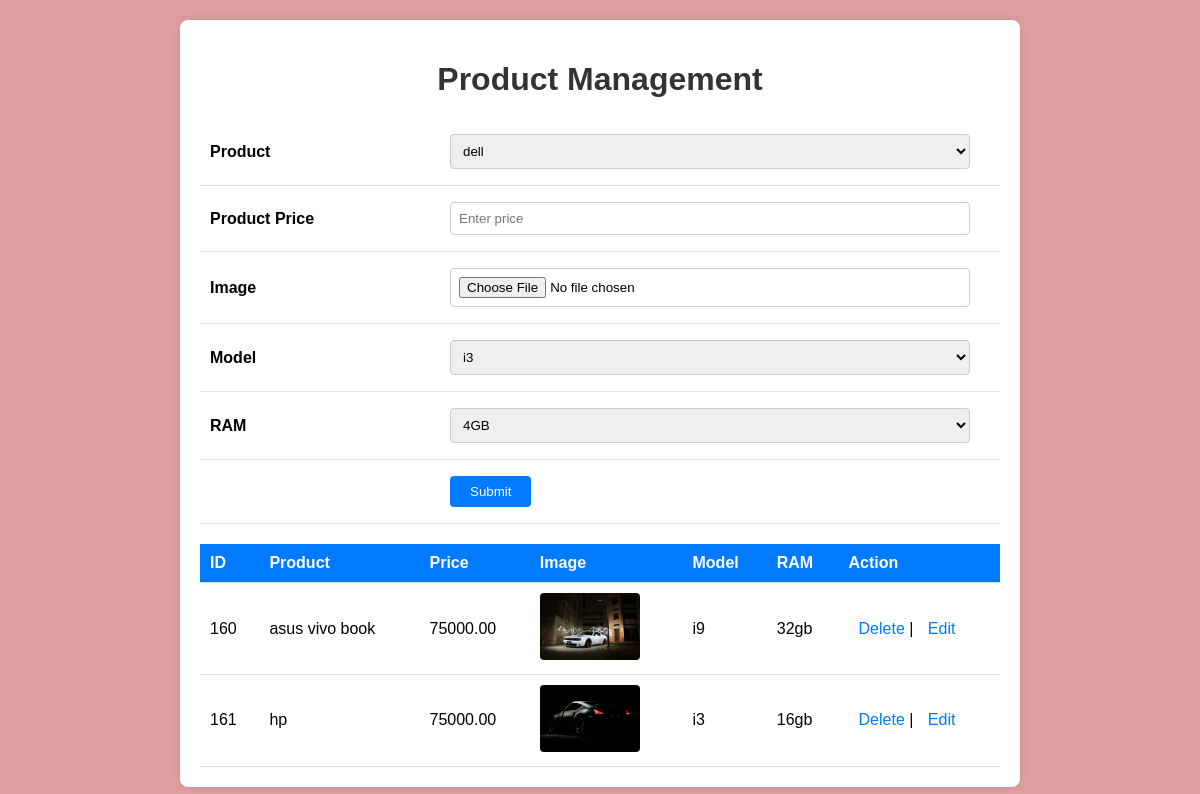
The page / on the database its author committed.
### myapp/models.py (models this page shows)
class ProductSubCat(models.Model):
    product = models.ForeignKey(ProductMst, on_delete=models.CASCADE)
    product_price = models.DecimalField(max_digits=10, decimal_places=2)
    product_image = models.ImageField(upload_to='image',default='test')
    product_model = models.CharField(max_length=255)
    product_ram = models.CharField(max_length=255)

class ProductMst(models.Model):
    product_name = models.CharField(max_length=255)
    def __str__(self) -> str:
        return self.product_name

### myapp/views.py (the view, shortened to what this page needs)
# urls.py: path("",index,name="index"),
def index(request):
    product = ProductMst.objects.all()
    subproduct = ProductSubCat.objects.all()
    return render(request, 'index.html', {'product': product, 'productsub': subproduct})

### templates/index.html (shortened to what this page needs)
 <!DOCTYPE html>
<html lang="en">
<head>
</head>
<body>
    <div class="container">
        <h1>Product Management</h1>
        <form action="" method="post" enctype="multipart/form-data">
            <table>
                <tr>
                    <td><label for="product">Product</label></td>
                    <td>
                        <select name="product" id="product">
                            {% for product_name in product %}
                                <option value="{{ product_name.product_name }}">{{ product_name.product_name }}</option>
                            {% endfor %}
                        </select>
                    </td>
                </tr>
                <tr>
                    <td><label for="price">Product Price</label></td>
                    <td><input type="text" id="price" name="price" placeholder="Enter price"></td>
                </tr>
                <tr>
                    <td><label for="img">Image</label></td>
                    <td><input type="file" id="img" name="img"></td>
                </tr>
                <tr>
                    <td><label for="model">Model</label></td>
                    <td>
                        <select name="model" id="model">
                            <option value="i3">i3</option>
                        </select>
                    </td>
                </tr>
                <tr>
                    <td><label for="ram">RAM</label></td>
                    <td>
                        <select name="ram" id="ram">
                            <option value="4gb">4GB</option>
                        </select>
                    </td>
                </tr>
                <tr>
                    <td></td>
                    <td><input type="submit" value="Submit"></td>
                </tr>
            </table>
        </form>
        <table class="data-table">
            <thead>
                <tr>
                    <th>ID</th>
                    <th>Product</th>
                    <th>Price</th>
                    <th>Image</th>
                    <th>Model</th>
                    <th>RAM</th>
                    <th>Action</th>
                </tr>
            </thead>
            <tbody>
                {% for item in productsub %}
                    <tr>
                        <td>{{ item.id }}</td>
                        <td>{{ item.product }}</td>
                        <td>{{ item.product_price }}</td>
                        <td><img src="/media/{{ item.product_image }}" alt="{{ item.product }}"></td>
                        <td>{{ item.product_model }}</td>
                        <td>{{ item.product_ram }}</td>
                        <td><a href="delete/{{ item.id }}">Delete</a> | <a href="edit/{{ item.id }}">Edit</a></td>
                    </tr>
                {% endfor %}
            </tbody>
        </table>
    </div>
</body>
</html>

### templates/index.html (style rules this page uses)
body { font-family: Arial, sans-serif; margin: 0; padding: 0; background-color: #df9f9f; }
.container { max-width: 800px; margin: 20px auto; padding: 20px; background-color: #fff; border-radius: 8px; box-shadow: 0 0 10px rgba(0, 0, 0, 0.1); animation: fadeIn 1s ease-in-out; }
h1 { text-align: center; margin-bottom: 20px; color: #333; }
form, table { animation: slideIn 1s ease-in-out; }
form table { width: 100%; border-collapse: collapse; margin-bottom: 20px; }
form table td { padding: 10px; border-bottom: 1px solid #ddd; }
form table td:first-child { width: 30%; font-weight: bold; }
form table select, form table input[type="text"], form table input[type="file"], form table input[type="submit"] { width: calc(100% - 20px); padding: 8px; border: 1px solid #ccc; border-radius: 4px; box-sizing: border-box; margin-top: 6px; margin-bottom: 6px; }
form table input[type="submit"] { width: auto; padding: 8px 20px; background-color: #007bff; color: #fff; border: none; border-radius: 4px; cursor: pointer; }
table.data-table { width: 100%; border-collapse: collapse; }
table.data-table th, table.data-table td { padding: 10px; border-bottom: 1px solid #ddd; text-align: left; }
table.data-table th { background-color: #007bff; color: #fff; }
table.data-table td img { max-width: 100px; max-height: 100px; border-radius: 4px; }
table.data-table td a { color: #007bff; text-decoration: none; margin-left: 10px; }

### rows shown on the page
ProductSubCat: id "160", product "asus vivo book", product_price "75000.00", product_image (picture), product_model "i9", product_ram "32gb"
ProductSubCat: id "161", product "hp", product_price "75000.00", product_image (picture), product_model "i3", product_ram "16gb"

### other values the page prints
form field product "dell"
